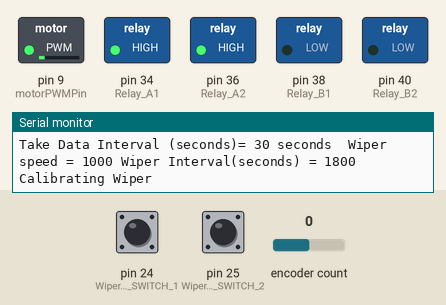
Recording of a sketch running on a simulated Arduino Mega 2560, built with avr-gcc and run on an emulated ATmega2560. Shown: switched loads named in the sketch (green lamp = pin HIGH), the last lines printed to the serial monitor. The inputs (shaded band) are chosen by the test bench; at power-on: pin 25 (Wiper_LIMIT_SWITCH_2) LOW, pin 24 (Wiper_LIMIT_SWITCH_1) LOW, encoder count 0. Storage starts empty.

Above: at 0.8 s.
0.9 s: pin 25 (Wiper_LIMIT_SWITCH_2) pulled HIGH for 0.15 s
At 1.2 s:
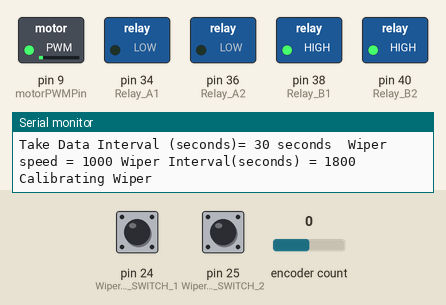
At 2.0 s:
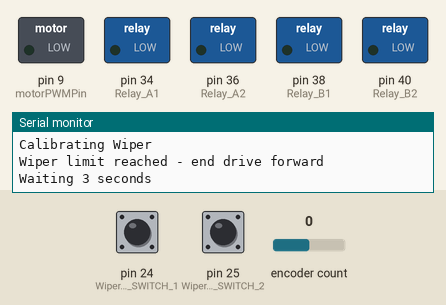
4.0 s: pin 24 (Wiper_LIMIT_SWITCH_1) pulled HIGH for 1 s
At 4.6 s:
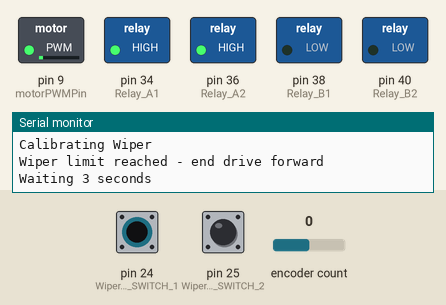
Timing chart, 0 to 7.0 s (numbered marks = the images above; inputs shaded):
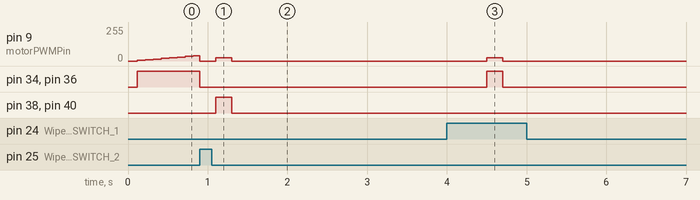

Measured:
- after the input at 0.9 s, pin 34 (Relay_A1), pin 36 (Relay_A2): HIGH → LOW at once; pin 38 (Relay_B1), pin 40 (Relay_B2): LOW → HIGH after 0.20 s, → LOW 0.20 s later
- after the input at 4.0 s, pin 34 (Relay_A1), pin 36 (Relay_A2): LOW → HIGH after 0.50 s, → LOW 0.20 s later; pin 38 (Relay_B1), pin 40 (Relay_B2): stays LOW (without the input it goes to HIGH after 0.30 s)

The sketch:

Master_V10B.ino
```cpp
//Master_V8.ino
//2023-04-05
//WN23 ME450 Group 3
//BTE

//preperation preamble
#include <SPI.h>
#include <SD.h>
#include <Wire.h> // neccesary for flow sensor & maybe SD module
#include <Encoder.h>

//%%%%%%%%%%%%%%%%%%%%%%%%%%%%%%%%%%%%%%%%%%%%%%%%%%%%%%%%%%%%%%%%%%%%%%%%%%%%%%%%%%%%%%%%%%%%%%%%%%%%%%%%%%%%%%%%%%%%%%%%%%%%%%
//%%%%%%%%%%%%%%%%%%%%%%%%%%%%%%%%%%%%%%%%%%%%%%%%%%%%%%%%%%%%%%%%%%%%%%%%%%%%%%%%%%%%%%%%%%%%%%%%%%%%%%%%%%%%%%%%%%%%%%%%%%%%%%
//ASSIGN PINS
//%%%%%%%%%%%%%%%%%%%%%%%%%%%%%%%%%%%%%%%%%%%%%%%%%%%%%%%%%%%%%%%%%%%%%%%%%%%%%%%%%%%%%%%%%%%%%%%%%%%%%%%%%%%%%%%%%%%%%%%%%%%%%%
//%%%%%%%%%%%%%%%%%%%%%%%%%%%%%%%%%%%%%%%%%%%%%%%%%%%%%%%%%%%%%%%%%%%%%%%%%%%%%%%%%%%%%%%%%%%%%%%%%%%%%%%%%%%%%%%%%%%%%%%%%%%%%%

//wiper motor controlling
const int motorPWMPin 			= 9;  // Connect the motor's PWM input pin to pin 9
const int encoderPinA 			= 2;  // Connect the encoder's A output pin to pin 2
const int encoderPinB 			= 3;  // Connect the encoder's B output pin to pin 3
const int Relay_A1    			= 34; //H-bridge Forward
const int Relay_A2    			= 36; //H-bridge Forward
const int Relay_B1    			= 38; //H-bridge Reverse
const int Relay_B2    			= 40; //H-bridge Reverse
const int Wiper_LIMIT_SWITCH_1 	= 24; //Define the bounds of the wiper travel
const int Wiper_LIMIT_SWITCH_2 	= 25; //Define the bounds of the wiper travel

//pressure transducer
int MPX_PlusVout_pin 			= A0;// output pin for pressure transducer
int MPX_MinusVout_pin 			= A1; // output pin for pressure transducer

//Pump Control
const int Pump_serial_TX 		= 1;
const int Pump_serial_RX 		= 0;

//SD Card Module
const int chipSelect  			= 53;
File myFile;


//%%%%%%%%%%%%%%%%%%%%%%%%%%%%%%%%%%%%%%%%%%%%%%%%%%%%%%%%%%%%%%%%%%%%%%%%%%%%%%%%%%%%%%%%%%%%%%%%%%%%%%%%%%%%%%%%%%%%%%%%%%%%%%
//%%%%%%%%%%%%%%%%%%%%%%%%%%%%%%%%%%%%%%%%%%%%%%%%%%%%%%%%%%%%%%%%%%%%%%%%%%%%%%%%%%%%%%%%%%%%%%%%%%%%%%%%%%%%%%%%%%%%%%%%%%%%%%
//Variables
//%%%%%%%%%%%%%%%%%%%%%%%%%%%%%%%%%%%%%%%%%%%%%%%%%%%%%%%%%%%%%%%%%%%%%%%%%%%%%%%%%%%%%%%%%%%%%%%%%%%%%%%%%%%%%%%%%%%%%%%%%%%%%%
//%%%%%%%%%%%%%%%%%%%%%%%%%%%%%%%%%%%%%%%%%%%%%%%%%%%%%%%%%%%%%%%%%%%%%%%%%%%%%%%%%%%%%%%%%%%%%%%%%%%%%%%%%%%%%%%%%%%%%%%%%%%%%%
double Pressure_reading = 0.0; // pressure reading that is used for data
String Data_output_string;
float motor_voltage = 0;
int Time_check_data = 0;

//Variables for controlling the motor and encoder
long prevEncoderCount = 0;
long currentEncoderCount = 0;
long encoderPulseRate = 0;
float motorSpeed = 0;
int total_wipes = 0;
	//Time variables for motor/encoder
unsigned long prevTime = 0;
unsigned long currentTime = 0;
unsigned long timeInterval = 100; // Time interval for pulse rate calculation (ms)
Encoder myEncoder(encoderPinA, encoderPinB);
int Time_check_wipe = 0;
int fileNumber = 0;
int wipe_timer = 0;

//%%%%%%%%%%%%%%%%%%%%%%%%%%%%%%%%%%%%%%%%%%%%%%%%%%%%%%%%%%%%%%%%%%%%%%%%%%%%%%%%%%%%%%%%%%%%%%%%%%%%%%%%%%%%%%%%%%%%%%%%%%%%%%
//%%%%%%%%%%%%%%%%%%%%%%%%%%%%%%%%%%%%%%%%%%%%%%%%%%%%%%%%%%%%%%%%%%%%%%%%%%%%%%%%%%%%%%%%%%%%%%%%%%%%%%%%%%%%%%%%%%%%%%%%%%%%%%
//Constants
//%%%%%%%%%%%%%%%%%%%%%%%%%%%%%%%%%%%%%%%%%%%%%%%%%%%%%%%%%%%%%%%%%%%%%%%%%%%%%%%%%%%%%%%%%%%%%%%%%%%%%%%%%%%%%%%%%%%%%%%%%%%%%%
//%%%%%%%%%%%%%%%%%%%%%%%%%%%%%%%%%%%%%%%%%%%%%%%%%%%%%%%%%%%%%%%%%%%%%%%%%%%%%%%%%%%%%%%%%%%%%%%%%%%%%%%%%%%%%%%%%%%%%%%%%%%%%%
const int Take_data_interval = 30000; //30000 = 30 sec interval at which data will be collected from any operable sysytem sensor

const int non_repeat_const = 200; //value of milliseconds meant to prevent accidental double writes of data
const long wipe_interval = 60;  // 30 sec * 60 = 30 min How many data logs between wipes
//Motor Controller parameters
const long targetPulseRate = 1000; //SETS SPEED OF WIPER!
const float Kp = 0.005; //control ossilation
const float Kd = 0.01; // Derivative control of motor controller
const float SUPPLY_VOLTAGE = 15.63; //Measured voltage
const int VOLTAGE_LIMIT = 6; //limit the max voltage able to be sent to the motor.


//%%%%%%%%%%%%%%%%%%%%%%%%%%%%%%%%%%%%%%%%%%%%%%%%%%%%%%%%%%%%%%%%%%%%%%%%%%%%%%%%%%%%%%%%%%%%%%%%%%%%%%%%%%%%%%%%%%%%%%%%%%%%%%
//%%%%%%%%%%%%%%%%%%%%%%%%%%%%%%%%%%%%%%%%%%%%%%%%%%%%%%%%%%%%%%%%%%%%%%%%%%%%%%%%%%%%%%%%%%%%%%%%%%%%%%%%%%%%%%%%%%%%%%%%%%%%%%
//FUNCTIONS
//%%%%%%%%%%%%%%%%%%%%%%%%%%%%%%%%%%%%%%%%%%%%%%%%%%%%%%%%%%%%%%%%%%%%%%%%%%%%%%%%%%%%%%%%%%%%%%%%%%%%%%%%%%%%%%%%%%%%%%%%%%%%%%
//%%%%%%%%%%%%%%%%%%%%%%%%%%%%%%%%%%%%%%%%%%%%%%%%%%%%%%%%%%%%%%%%%%%%%%%%%%%%%%%%%%%%%%%%%%%%%%%%%%%%%%%%%%%%%%%%%%%%%%%%%%%%%%

//READ_PRESSURE - MAX DIFFERENTIAL PRESSURE: 175kPa - BURST AT 200kPa
float Func_PressRead (int Vp, int Vn) // Pressure take data function declaration
{
  int i = 0;
  float Pressure_Read_TOTAL = 0.0;
  float Pressure_Read_NEW = 0.0;
  float Pressure_Read_AVG = 0.00;
  //while for 10 loops to average out 10 consecutive values
  while(i < 9){
    double valuesensor1 = analogRead(Vp); //read analong and convert to voltage
    double valuesensor2 = analogRead(Vn); //read analong and convert to voltage
    valuesensor1 = valuesensor1/1024 * 5;
    valuesensor2 = valuesensor2/1024 * 5;
    //Serial.println("(analog Val sense 1 = " + String(analogRead(Vp)) + ") (analog Val sense 2 = " + String(analogRead(Vn)) + ") ");
    //Serial.println("(Voltage Val sense 1 = " + String(valuesensor1) + ") (Voltage Val sense 2 = " + String(valuesensor2) + ") ");
    double Voff = 0.0; // [mV] max value is 35 per table specs
    double Press_Sensitivity = 1.2; // delta V / delta P [mV/kPa]
    double voltage = valuesensor1 - valuesensor2;
    double Pressure_Read_NEW = (voltage - Voff) / Press_Sensitivity; // [kPa]
    // Vout = Voff + (Sensitivity x Pressure)
    Pressure_Read_TOTAL += Pressure_Read_NEW;
    i ++; // increment counter by 1
  }// Close While
  Pressure_Read_AVG = Pressure_Read_TOTAL / 10;

return Pressure_Read_AVG;
}
//%%%%%%%%%%%%%%%%%%%%%%%%%%%%%%%%%%%%%%%%%%%%%%%%%%%%%%%%%%%%%%%%%%%%%%%%%%%%%%%%%%%%%%%%%%%%%%%%%%%%%%%%%%%%%%%%%%%%%%%%%%%%%%

//Drive Wiper - Forward
void wipe_forward()
{
  bool wipe_complete = false; //inilize complete as false
  double last_Error = 0;
  double Current_Error = 0;
  int limit_2 = 0;
  while( wipe_complete == false)
    {
       currentTime = millis();
    if (currentTime - prevTime >= timeInterval)
      {
          currentEncoderCount = myEncoder.read();
          encoderPulseRate = abs(currentEncoderCount - prevEncoderCount) * (1000 / timeInterval);
          prevEncoderCount = currentEncoderCount;
          prevTime = currentTime;

          // Calculate the error and adjust motor speed
          long error = targetPulseRate - encoderPulseRate;
          motorSpeed += Kp * error;
          motorSpeed = constrain(motorSpeed, 0, 255);
          if (motorSpeed > VOLTAGE_LIMIT/SUPPLY_VOLTAGE * 255)
            {
            motorSpeed = VOLTAGE_LIMIT/SUPPLY_VOLTAGE * 255;
            } //limit max voltage to protect motor
          else
          {}
        // Set motor speed and direction - PLEASE CHECK IF THIS LOOKS RIGHT
        digitalWrite(Relay_A1, HIGH);  // rotate backwards
        digitalWrite(Relay_A2, HIGH); // rotate backwards
        digitalWrite(Relay_B1, LOW);  // rotate backwards
        digitalWrite(Relay_B2, LOW); // rotate backwards
        analogWrite(motorPWMPin, motorSpeed);
        } //close if
    motor_voltage = motorSpeed / 255 * SUPPLY_VOLTAGE;
    //Serial.println("Drive Motor FORWARD at " + String(motor_voltage) + " VOLTS ");
    limit_2 = digitalRead(Wiper_LIMIT_SWITCH_2);
    if (limit_2 == 1)
    {
      //Serial.println("Wiper limit reached - end drive forward");
      digitalWrite(Relay_A1, LOW);  // rotate backwards
      digitalWrite(Relay_A2, LOW); // rotate backwards
      digitalWrite(Relay_B1, LOW);  // rotate backwards
      digitalWrite(Relay_B2, LOW); // rotate backwards
      analogWrite(motorPWMPin, 0);
      delay(200);
      digitalWrite(Relay_A1, LOW);  // rotate backwards
      digitalWrite(Relay_A2, LOW); // rotate backwards
      digitalWrite(Relay_B1, HIGH);  // rotate backwards
      digitalWrite(Relay_B2, HIGH); // rotate backwards
      analogWrite(motorPWMPin, 25);
      delay(200);
      Serial.println("Wiper limit reached - end drive forward");
      digitalWrite(Relay_A1, LOW);  // rotate backwards
      digitalWrite(Relay_A2, LOW); // rotate backwards
      digitalWrite(Relay_B1, LOW);  // rotate backwards
      digitalWrite(Relay_B2, LOW); // rotate backwards
      analogWrite(motorPWMPin, 0);
      wipe_complete = true;
    }
    else{}
    } //close while
return;
} // Close Function
//%%%%%%%%%%%%%%%%%%%%%%%%%%%%%%%%%%%%%%%%%%%%%%%%%%%%%%%%%%%%%%%%%%%%%%%%%%%%%%%%%%%%%%%%%%%%%%%%%%%%%%%%%%%%%%%%%%%%%%%%%%%%%%


//Drive Wiper - Reverse
void wipe_reverse()
{
  bool wipe_complete = false; //inilize complete as false
  double last_Error = 0;
  double Current_Error = 0;
  int limit_1 = 0;
  while( wipe_complete == false)
    {
       currentTime = millis();
    if (currentTime - prevTime >= timeInterval)
      {
          currentEncoderCount = myEncoder.read();
          encoderPulseRate = abs(currentEncoderCount - prevEncoderCount) * (1000 / timeInterval);
          prevEncoderCount = currentEncoderCount;
          prevTime = currentTime;

          // Calculate the error and adjust motor speed
          long error = targetPulseRate - encoderPulseRate;
          motorSpeed += Kp * error;
          motorSpeed = constrain(motorSpeed, 0, 255);
          if (motorSpeed > VOLTAGE_LIMIT/SUPPLY_VOLTAGE * 255)
            {
            motorSpeed = VOLTAGE_LIMIT/SUPPLY_VOLTAGE * 255;
            } //limit max voltage to protect motor
          else
          {}

        // Set motor speed and direction - PLEASE CHECK IF THIS LOOKS RIGHT
        digitalWrite(Relay_A1, LOW);  // rotate backwards
        digitalWrite(Relay_A2, LOW); // rotate backwards
        digitalWrite(Relay_B1, HIGH);  // rotate backwards
        digitalWrite(Relay_B2, HIGH); // rotate backwards
        analogWrite(motorPWMPin, motorSpeed);
        } //close if
    motor_voltage = motorSpeed / 255 * SUPPLY_VOLTAGE;
    //Serial.println("Drive Motor REVERSE at " + String(motor_voltage) + " VOLTS ");
    limit_1 = digitalRead(Wiper_LIMIT_SWITCH_1);
    if (limit_1 == 1)
    {
      //Serial.println("Wiper limit reached - end drive forward");
      digitalWrite(Relay_A1, LOW);  // rotate backwards
      digitalWrite(Relay_A2, LOW); // rotate backwards
      digitalWrite(Relay_B1, LOW);  // rotate backwards
      digitalWrite(Relay_B2, LOW); // rotate backwards
      analogWrite(motorPWMPin, 0);
      delay(200);
      digitalWrite(Relay_A1, HIGH);  // rotate backwards
      digitalWrite(Relay_A2, HIGH); // rotate backwards
      digitalWrite(Relay_B1, LOW);  // rotate backwards
      digitalWrite(Relay_B2, LOW); // rotate backwards
      analogWrite(motorPWMPin, 25);
      delay(200);
      Serial.println("Wiper limit reached - end drive REVERSE");
      digitalWrite(Relay_A1, LOW);  // rotate backwards
      digitalWrite(Relay_A2, LOW); // rotate backwards
      digitalWrite(Relay_B1, LOW);  // rotate backwards
      digitalWrite(Relay_B2, LOW); // rotate backwards
      analogWrite(motorPWMPin, 0);

      wipe_complete = true;
    }
    else{}
    } //close while

return;
} // Close Function
//%%%%%%%%%%%%%%%%%%%%%%%%%%%%%%%%%%%%%%%%%%%%%%%%%%%%%%%%%%%%%%%%%%%%%%%%%%%%%%%%%%%%%%%%%%%%%%%%%%%%%%%%%%%%%%%%%%%%%%%%%%%%%%


//Read Flow Sensor
//float Read_flow
//{
//
//}


//%%%%%%%%%%%%%%%%%%%%%%%%%%%%%%%%%%%%%%%%%%%%%%%%%%%%%%%%%%%%%%%%%%%%%%%%%%%%%%%%%%%%%%%%%%%%%%%%%%%%%%%%%%%%%%%%%%%%%%%%%%%%%%
//%%%%%%%%%%%%%%%%%%%%%%%%%%%%%%%%%%%%%%%%%%%%%%%%%%%%%%%%%%%%%%%%%%%%%%%%%%%%%%%%%%%%%%%%%%%%%%%%%%%%%%%%%%%%%%%%%%%%%%%%%%%%%%
//MAIN SETUP BLOCK
//%%%%%%%%%%%%%%%%%%%%%%%%%%%%%%%%%%%%%%%%%%%%%%%%%%%%%%%%%%%%%%%%%%%%%%%%%%%%%%%%%%%%%%%%%%%%%%%%%%%%%%%%%%%%%%%%%%%%%%%%%%%%%%
//%%%%%%%%%%%%%%%%%%%%%%%%%%%%%%%%%%%%%%%%%%%%%%%%%%%%%%%%%%%%%%%%%%%%%%%%%%%%%%%%%%%%%%%%%%%%%%%%%%%%%%%%%%%%%%%%%%%%%%%%%%%%%%
void setup()
{
//Set IO for pins in use
pinMode(motorPWMPin, OUTPUT); // This is for motor
pinMode(Relay_A1,  OUTPUT); //H-bridge Forward
pinMode(Relay_A2,  OUTPUT); //H-bridge Forward
pinMode(Relay_B1,  OUTPUT); //H-bridge Reverse
pinMode(Relay_B2,  OUTPUT); //H-bridge Reverse
pinMode(Wiper_LIMIT_SWITCH_1,    INPUT);  //Limit Switch 1
pinMode(Wiper_LIMIT_SWITCH_2,    INPUT);  //Limit Switch 2

pinMode(MPX_PlusVout_pin, INPUT_PULLUP);
pinMode(MPX_MinusVout_pin, INPUT_PULLUP);

pinMode(chipSelect, INPUT);

Serial.begin(9600);
Serial.println();
// see if the card is present and can be initialized:
  if (SD.begin(chipSelect) != 1)
  {
    Serial.println("Card failed, or not present - shit");
    // don't do anything more:
    while (1);
  }
  Serial.println("card initialized.");

//FIND NEXT AVAILABLE FILENAME/NUMBER
  while (SD.exists(String(fileNumber) + ".csv")) {
    fileNumber++;
  } // Close while

 File dataFile = SD.open((String(fileNumber) + ".csv"), FILE_WRITE);
  if (!dataFile) {
    Serial.println("Error creating new file at time (s) =" + String(millis()/1000));
    return;
    } //close if
  Serial.println("Created new file: ");
  Serial.println(String(fileNumber) + ".csv" );
//END FILE PREPERATION

  Serial.println("Take Data Interval (seconds)= " + String(Take_data_interval/1000) + " seconds  Wiper speed = " + String(targetPulseRate) + " Wiper Interval(seconds) = " + String(Take_data_interval / 1000 * wipe_interval));
// --------- End of Initialization of SD card ------------

// Write Preamble block onto data output file on SD Card - NEED TO CHECK FUNCTION BEFORE VALIDATING LOOP
//File dataFile = SD.open("datalog.csv", FILE_WRITE); ACTION REPLACED BE INCREMENTING NAMING LINES

if (dataFile){

dataFile.println("TESTING OF DMBR FILTRATION WITH FOULING MITIGATION ,");
dataFile.println("Program and mechanical strucures designed by the WN2023 ME450 Group 3 Project team ,");
//Test specific parameters
dataFile.println("Take Data Interval (seconds)= ," + String(Take_data_interval/1000) + ",Wiper speed (pulse rate) = ," + String(targetPulseRate) + ",Wiper Interval(seconds) = ," + String(Take_data_interval / 1000 * wipe_interval) + ",");
//The format the output data will follow in the columns after the loop
dataFile.print("TIME,");
//dataFile.print(",");
dataFile.print("Pressure (Vacuum),");
//dataFile.print(",");
dataFile.print("Number of wipe cycles performed,");
dataFile.println();
dataFile.close();
//Serial.println("I STG if this shit didn't write to the file again...");
}
else
{
  Serial.println("ERROR WRITING TO FILE");
  while(1);
}
//Set initial pump speed and directions - (SPEED), Forward
Serial.println("Calibrating Wiper");
wipe_forward();
Serial.println("Waiting 3 seconds");
delay(3000);
wipe_reverse();
Serial.println("Calibration complete, begining Testing");
}//close setup


//%%%%%%%%%%%%%%%%%%%%%%%%%%%%%%%%%%%%%%%%%%%%%%%%%%%%%%%%%%%%%%%%%%%%%%%%%%%%%%%%%%%%%%%%%%%%%%%%%%%%%%%%%%%%%%%%%%%%%%%%%%%%%%
//%%%%%%%%%%%%%%%%%%%%%%%%%%%%%%%%%%%%%%%%%%%%%%%%%%%%%%%%%%%%%%%%%%%%%%%%%%%%%%%%%%%%%%%%%%%%%%%%%%%%%%%%%%%%%%%%%%%%%%%%%%%%%%
// MAIN LOOP BLOCK
//%%%%%%%%%%%%%%%%%%%%%%%%%%%%%%%%%%%%%%%%%%%%%%%%%%%%%%%%%%%%%%%%%%%%%%%%%%%%%%%%%%%%%%%%%%%%%%%%%%%%%%%%%%%%%%%%%%%%%%%%%%%%%%
//%%%%%%%%%%%%%%%%%%%%%%%%%%%%%%%%%%%%%%%%%%%%%%%%%%%%%%%%%%%%%%%%%%%%%%%%%%%%%%%%%%%%%%%%%%%%%%%%%%%%%%%%%%%%%%%%%%%%%%%%%%%%%%
void loop()
{

if(((millis() % Take_data_interval) == 0) &  (millis() - Time_check_data)  >  non_repeat_const)
  {
    Serial.println("Taking measurment at time = " + String(millis()/1000) + " Seconds"); //can be commented out to improve efficiency after program is validated
    Pressure_reading = Func_PressRead(MPX_PlusVout_pin, MPX_MinusVout_pin);

    File dataFile = SD.open((String(fileNumber) + ".csv"), FILE_WRITE);
    if (dataFile)
      {
      dataFile.println(String(millis()/1000) + "," + String(Pressure_reading) + "," + String(total_wipes));
      dataFile.close();
      }
      else
      {
      Serial.println("ERROR WRITING TO FILE AT TIME (s) = " + String(millis()/1000));
      //while(1);
      }
    Time_check_data = millis();
    wipe_timer ++;
  }

if(wipe_timer == wipe_interval )
  {
    total_wipes ++;
    Serial.println("Begining wipe cycle");//can be commented out to improve efficiency after program is validated
    wipe_forward();
    delay(3000);
    wipe_reverse();
    Serial.println("Wipe Cycle " + String(total_wipes) + " complete");//can be commented out to improve efficiency after program is validated
    wipe_timer = 0;

  }

//Compare time to take data interval - and collect if time
//  If time % inteval == 0 && time from last collect > 20 (non-repeat Value)
//    Collect pressure and write: Time, Pressure, and wipe cycles to file
//  Else
//     Do nothing

// Check for wipe time and if time, perform wipe function using motor control and limit switches
//  If time % inteval == 0 && time from last collect > 20 (non-repeat Value)
//    Write to serial Monitor
//    Call Drive Wiper forward function
//    Wait for check (while loop)
//    Write to serial Monitor
//    Call Drive motor Backwards
//    Wait for check (while loop)
//    Increment Whip counter once wiping complete.
//    total_wipes ++;
//    Write to serial Monitor

//  Else
//    Do nothing


}
```
